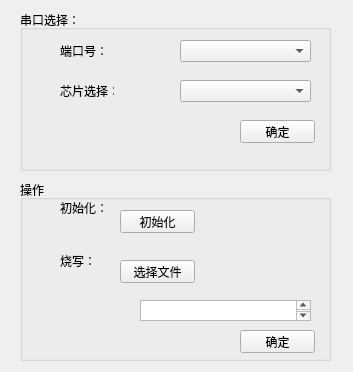
<?xml version="1.0" encoding="UTF-8"?>
<ui version="4.0">
 <class>Form</class>
 <widget class="QWidget" name="Form">
  <property name="geometry">
   <rect>
    <x>0</x>
    <y>0</y>
    <width>353</width>
    <height>372</height>
   </rect>
  </property>
  <property name="windowTitle">
   <string>设备连接</string>
  </property>
  <widget class="QGroupBox" name="groupBox">
   <property name="geometry">
    <rect>
     <x>20</x>
     <y>180</y>
     <width>311</width>
     <height>181</height>
    </rect>
   </property>
   <property name="title">
    <string>操作</string>
   </property>
   <widget class="QPushButton" name="secondButton">
    <property name="geometry">
     <rect>
      <x>100</x>
      <y>30</y>
      <width>75</width>
      <height>23</height>
     </rect>
    </property>
    <property name="text">
     <string>初始化</string>
    </property>
   </widget>
   <widget class="QLabel" name="label">
    <property name="geometry">
     <rect>
      <x>40</x>
      <y>70</y>
      <width>54</width>
      <height>21</height>
     </rect>
    </property>
    <property name="text">
     <string>烧写：</string>
    </property>
   </widget>
   <widget class="QPushButton" name="fileButton">
    <property name="geometry">
     <rect>
      <x>100</x>
      <y>80</y>
      <width>75</width>
      <height>23</height>
     </rect>
    </property>
    <property name="text">
     <string>选择文件</string>
    </property>
   </widget>
   <widget class="QLabel" name="label_2">
    <property name="geometry">
     <rect>
      <x>40</x>
      <y>20</y>
      <width>54</width>
      <height>16</height>
     </rect>
    </property>
    <property name="text">
     <string>初始化：</string>
    </property>
   </widget>
   <widget class="QPushButton" name="thirdButton">
    <property name="geometry">
     <rect>
      <x>220</x>
      <y>150</y>
      <width>75</width>
      <height>23</height>
     </rect>
    </property>
    <property name="text">
     <string>确定</string>
    </property>
   </widget>
   <widget class="QTextBrowser" name="textBrowser">
    <property name="geometry">
     <rect>
      <x>120</x>
      <y>120</y>
      <width>171</width>
      <height>21</height>
     </rect>
    </property>
   </widget>
  </widget>
  <widget class="QGroupBox" name="groupBox_2">
   <property name="geometry">
    <rect>
     <x>20</x>
     <y>10</y>
     <width>311</width>
     <height>161</height>
    </rect>
   </property>
   <property name="title">
    <string>串口选择：</string>
   </property>
   <widget class="QLabel" name="label_3">
    <property name="geometry">
     <rect>
      <x>40</x>
      <y>30</y>
      <width>54</width>
      <height>21</height>
     </rect>
    </property>
    <property name="text">
     <string>端口号：</string>
    </property>
   </widget>
   <widget class="QComboBox" name="serialconnectBox">
    <property name="geometry">
     <rect>
      <x>160</x>
      <y>30</y>
      <width>131</width>
      <height>22</height>
     </rect>
    </property>
   </widget>
   <widget class="QPushButton" name="firstButton">
    <property name="geometry">
     <rect>
      <x>220</x>
      <y>110</y>
      <width>75</width>
      <height>23</height>
     </rect>
    </property>
    <property name="text">
     <string>确定</string>
    </property>
   </widget>
   <widget class="QLabel" name="label_4">
    <property name="geometry">
     <rect>
      <x>40</x>
      <y>70</y>
      <width>54</width>
      <height>21</height>
     </rect>
    </property>
    <property name="text">
     <string>芯片选择：</string>
    </property>
   </widget>
   <widget class="QComboBox" name="chipBox">
    <property name="geometry">
     <rect>
      <x>160</x>
      <y>70</y>
      <width>131</width>
      <height>22</height>
     </rect>
    </property>
   </widget>
  </widget>
 </widget>
 <resources/>
 <connections/>
</ui>
